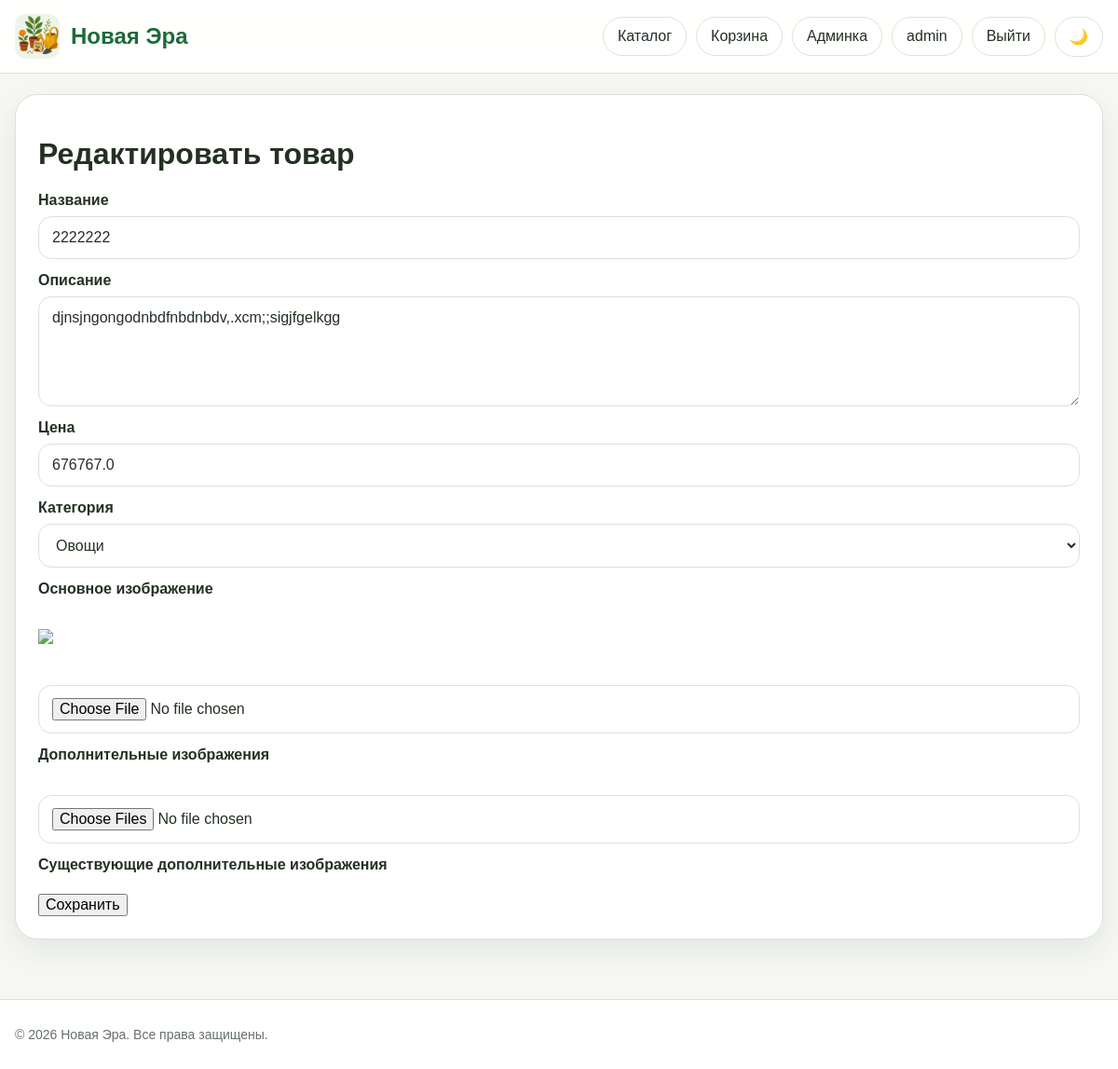
The page /admin/edit/2 (signed in) on the database its author committed.
### models.py (models this page shows, shortened)
class User(UserMixin, db.Model):
    __tablename__ = "users"
    id = db.Column(db.Integer, primary_key=True)
    username = db.Column(db.String(80), unique=True, nullable=False, index=True)
    email = db.Column(db.String(120), unique=True, nullable=False, index=True)
    password_hash = db.Column(db.String(255), nullable=False)
    is_admin = db.Column(db.Boolean, default=False, nullable=False)
    created_at = db.Column(db.DateTime, default=datetime.utcnow, nullable=False)
    surname = db.Column(db.String(80), nullable=True)
    name = db.Column(db.String(80), nullable=True)
    patronymic = db.Column(db.String(80), nullable=True)

class Product(db.Model):
    __tablename__ = "products"
    id = db.Column(db.Integer, primary_key=True)
    name = db.Column(db.String(200), nullable=False, index=True)
    description = db.Column(db.Text, nullable=False)
    price = db.Column(db.Float, nullable=False)
    image_url = db.Column(db.String(255), nullable=True)
    category_id = db.Column(db.Integer, db.ForeignKey("categories.id"), nullable=False)
    created_at = db.Column(db.DateTime, default=datetime.utcnow, nullable=False)
    category = db.relationship("Category", back_populates="products", lazy="selectin")
    extra_images = db.relationship('ProductImage',
                                   backref='product',
                                   lazy='dynamic',
                                   cascade='all, delete-orphan',
                                   order_by='ProductImage.order')

### routes.py (the view, shortened to what this page needs)
@bp.route("/admin/edit/<int:product_id>", methods=["GET", "POST"])
@login_required
def edit_product(product_id: int):
    _admin_only()
    product = db.session.get(Product, product_id)
    if not product:
        abort(404)
    form = ProductForm(obj=product)
    form.category.data = product.category_id
    return render_template("admin_form.html", form=form, title="Редактировать товар", product=product)

### forms.py
class ProductForm(FlaskForm):
    name = StringField('Название', validators=[DataRequired()])
    description = TextAreaField('Описание', validators=[DataRequired()])
    price = FloatField('Цена', validators=[DataRequired()])
    category = SelectField('Категория', coerce=int, validators=[DataRequired()])
    image_url = StringField('URL изображения (опционально)')
    main_image = FileField('Основное изображение', validators=[FileAllowed(['jpg','png','jpeg','gif','webp'], 'Только изображения!')])
    extra_images = MultipleFileField('Дополнительные изображения', validators=[FileAllowed(['jpg','png','jpeg','gif','webp'], 'Только изображения!')])
    def __init__(self, *args, **kwargs):
        super().__init__(*args, **kwargs)
        self.category.choices = [(c.id, c.name) for c in Category.query.order_by(Category.name).all()]

### routes.py (called while the page is built)
@login_manager.user_loader
def load_user(user_id: str):
    try:
        return db.session.get(User, int(user_id))
    except:
        return None

def _admin_only():
    if not current_user.is_authenticated or not current_user.is_admin:
        abort(403)

### templates/admin_form.html (shortened to what this page needs)
{% extends "base.html" %}
{% block content %}
<div class="admin-card">
    <h1>{{ title }}</h1>
    <form method="POST" enctype="multipart/form-data">
        <div class="form-group">
            {{ form.name.label }} {{ form.name(class="form-control") }}
        </div>
        <div class="form-group">
            {{ form.description.label }} {{ form.description(class="form-control", rows=5) }}
        </div>
        <div class="form-group">
            {{ form.price.label }} {{ form.price(class="form-control") }}
        </div>
        <div class="form-group">
            {{ form.category.label }} {{ form.category(class="form-control") }}
        </div>
        <div class="form-group">
            {{ form.main_image.label }}<br>
            {% if product and product.image_url %}
                <img src="{{ product.image_url }}" style="max-width:150px; margin-bottom:10px;"><br>
            {% endif %}
            {{ form.main_image(class="form-control-file") }}
        </div>
        <div class="form-group">
            {{ form.extra_images.label }}<br>
            {{ form.extra_images(class="form-control-file", multiple=True) }}
        </div>
        {% if product and product.extra_images %}
        <div class="form-group">
            <label>Существующие дополнительные изображения</label>
        </div>
        {% endif %}
        <button type="submit" class="btn btn-primary">Сохранить</button>
    </form>
</div>
{% endblock %}

### templates/base.html (shortened to what this page needs)
<!DOCTYPE html>
<html lang="ru">
<head>
    <link rel="stylesheet" href="{{ url_for('static', filename='css/style.css') }}">
</head>
<body>
<header class="header">
    <div class="container header-inner">
        <div class="logo">
            <a href="{{ url_for('main.index') }}" style="display:flex;align-items:center;gap:12px;">
                <img src="{{ url_for('static', filename='images/icon.png') }}" alt="Logo" style="width:48px;height:48px;border-radius:12px;">
                <div class="logo-text">
                    <div class="title" style="color:var(--brand);">{{ brand_name }}</div>
                </div>
            </a>
        </div>
        <nav class="top-nav">
            <a href="{{ url_for('main.index') }}" class="top-link">Каталог</a>
            <a href="{{ url_for('main.basket') }}" class="top-link">Корзина</a>
            {% if current_user.is_authenticated %}
                {% if current_user.is_admin %}
                    <a href="{{ url_for('main.admin') }}" class="top-link">Админка</a>
                {% endif %}
                <a href="{{ url_for('main.profile') }}" class="top-link">{{ current_user.username }}</a>
                <a href="{{ url_for('main.logout') }}" class="top-link">Выйти</a>
            {% else %}
                <a href="{{ url_for('main.login') }}" class="top-link">Войти</a>
            {% endif %}
            <button id="themeToggle" class="switch-btn">🌙</button>
        </nav>
    </div>
</header>
<main class="main-content container">
    {% block content %}{% endblock %}
</main>
<footer class="footer">
    <div class="container footer-inner">
        <p>© 2026 {{ brand_name }}. Все права защищены.</p>
    </div>
</footer>
</body>
</html>

### static/css/style.css (style rules this page uses)
:root { --bg: #f6f7f3; --surface: #ffffff; --surface-soft: #eef4ea; --text: #233022; --muted: #667066; --brand: #1d6a3a; --brand-dark: #14552d; --border: #d9e3d6; --shadow: 0 12px 30px rgba(16, 48, 26, 0.08); --error: #b33a3a; --warning: #b46f0b; --success: #2a7d46; }
*, *::before, *::after { box-sizing: border-box; }
html { scroll-behavior: smooth; }
body { margin: 0; font-family: Arial, Helvetica, sans-serif; background: var(--bg); color: var(--text); }
a { color: inherit; text-decoration: none; }
img { max-width: 100%; display: block; }
button, input, select, textarea { font: inherit; }
.container { width: min(1180px, calc(100% - 32px)); margin: 0 auto; }
.main-content { padding: 22px 0 40px; }
.header { position: sticky; top: 0; z-index: 20; background: color-mix(in srgb, var(--surface) 92%, transparent); backdrop-filter: blur(10px); border-bottom: 1px solid var(--border); }
.header-inner { min-height: 78px; display: flex; align-items: center; justify-content: space-between; gap: 20px; }
.logo { display: flex; align-items: center; gap: 12px; min-width: 0; }
.logo img { width: 52px; height: 52px; border-radius: 16px; object-fit: cover; background: var(--surface-soft); }
.logo-text { min-width: 0; }
.title { font-size: 24px; font-weight: 800; line-height: 1.1; }
.top-nav { display: flex; align-items: center; gap: 10px; flex-wrap: wrap; justify-content: flex-end; }
.top-link, .switch-btn { border: 1px solid var(--border); background: var(--surface); color: var(--text); padding: 11px 15px; border-radius: 999px; display: inline-flex; align-items: center; justify-content: center; min-height: 42px; cursor: pointer; }
.footer { border-top: 1px solid var(--border); background: var(--surface); margin-top: 24px; }
.footer-inner { min-height: 74px; display: flex; align-items: center; color: var(--muted); font-size: 14px; }
.form-container, .cart-container, .admin-card { background: var(--surface); border: 1px solid var(--border); border-radius: 24px; box-shadow: var(--shadow); padding: 24px; }
.form-group { display: grid; gap: 8px; margin-bottom: 14px; }
.form-group label { font-weight: 700; }
.form-group input, .form-group textarea, .form-group select { width: 100%; padding: 13px 14px; border-radius: 14px; border: 1px solid var(--border); background: var(--surface); color: var(--text); }
.form-group textarea { resize: vertical; }

### rows shown on the page
User: username "admin"
Product: name "2222222", description "djnsjngongodnbdfnbdnbdv,.xcm;;sigjfgelkgg", price "676767.0", category "Овощи"

### other values the page prints
{{ brand_name }} "Новая Эра"
{{ title }} "Редактировать товар"
